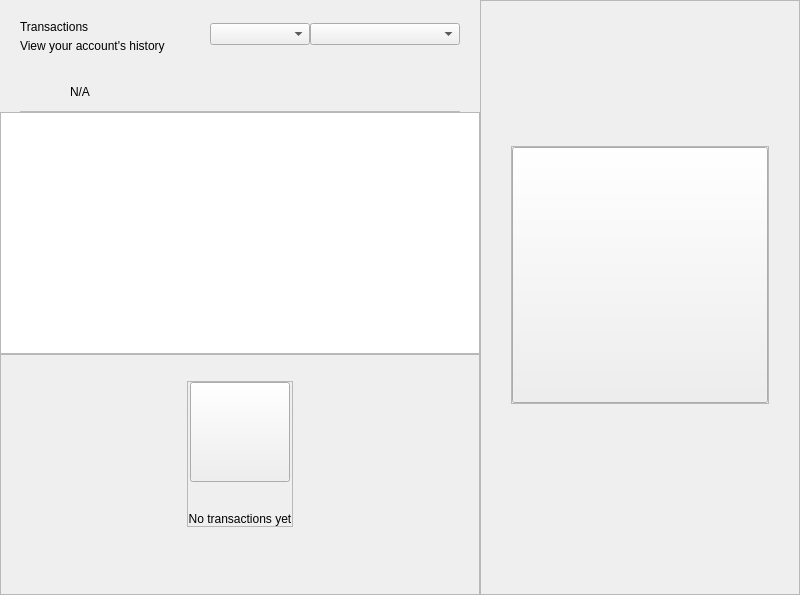
<?xml version="1.0" encoding="UTF-8"?>
<ui version="4.0">
 <class>DashboardWidget</class>
 <widget class="QWidget" name="DashboardWidget">
  <property name="geometry">
   <rect>
    <x>0</x>
    <y>0</y>
    <width>800</width>
    <height>595</height>
   </rect>
  </property>
  <property name="windowTitle">
   <string>Form</string>
  </property>
  <layout class="QHBoxLayout" name="horizontalLayout_2" stretch="3,2">
   <property name="spacing">
    <number>0</number>
   </property>
   <property name="leftMargin">
    <number>0</number>
   </property>
   <property name="topMargin">
    <number>0</number>
   </property>
   <property name="rightMargin">
    <number>0</number>
   </property>
   <property name="bottomMargin">
    <number>0</number>
   </property>
   <item>
    <widget class="QWidget" name="left" native="true">
     <layout class="QVBoxLayout" name="left_2">
      <property name="spacing">
       <number>0</number>
      </property>
      <property name="leftMargin">
       <number>0</number>
      </property>
      <property name="topMargin">
       <number>0</number>
      </property>
      <property name="rightMargin">
       <number>0</number>
      </property>
      <property name="bottomMargin">
       <number>0</number>
      </property>
      <item>
       <layout class="QVBoxLayout" name="verticalLayout22">
        <property name="spacing">
         <number>0</number>
        </property>
        <property name="leftMargin">
         <number>20</number>
        </property>
        <property name="topMargin">
         <number>15</number>
        </property>
        <property name="rightMargin">
         <number>20</number>
        </property>
        <item>
         <widget class="QFrame" name="left_top_container">
          <layout class="QHBoxLayout" name="horizontalLayout">
           <property name="spacing">
            <number>0</number>
           </property>
           <property name="leftMargin">
            <number>0</number>
           </property>
           <property name="topMargin">
            <number>0</number>
           </property>
           <property name="rightMargin">
            <number>0</number>
           </property>
           <property name="bottomMargin">
            <number>0</number>
           </property>
           <item>
            <layout class="QVBoxLayout" name="verticalLayout_5">
             <property name="spacing">
              <number>5</number>
             </property>
             <property name="topMargin">
              <number>5</number>
             </property>
             <item>
              <widget class="QLabel" name="labelTitle">
               <property name="text">
                <string>Transactions</string>
               </property>
              </widget>
             </item>
             <item>
              <widget class="QLabel" name="labelSubtitle">
               <property name="text">
                <string>View your account's history</string>
               </property>
               <property name="alignment">
                <set>Qt::AlignLeading|Qt::AlignLeft|Qt::AlignVCenter</set>
               </property>
              </widget>
             </item>
            </layout>
           </item>
           <item>
            <spacer name="horizontalSpacer">
             <property name="orientation">
              <enum>Qt::Horizontal</enum>
             </property>
             <property name="sizeHint" stdset="0">
              <size>
               <width>40</width>
               <height>20</height>
              </size>
             </property>
            </spacer>
           </item>
           <item>
            <widget class="QComboBox" name="comboBoxSortType">
             <property name="minimumSize">
              <size>
               <width>100</width>
               <height>0</height>
              </size>
             </property>
            </widget>
           </item>
           <item>
            <widget class="QComboBox" name="comboBoxSort">
             <property name="minimumSize">
              <size>
               <width>150</width>
               <height>0</height>
              </size>
             </property>
            </widget>
           </item>
          </layout>
         </widget>
        </item>
       </layout>
      </item>
      <item>
       <spacer name="verticalSpacer">
        <property name="orientation">
         <enum>Qt::Vertical</enum>
        </property>
        <property name="sizeType">
         <enum>QSizePolicy::Fixed</enum>
        </property>
        <property name="sizeHint" stdset="0">
         <size>
          <width>20</width>
          <height>20</height>
         </size>
        </property>
       </spacer>
      </item>
      <item>
       <widget class="QWidget" name="layoutWarning" native="true">
        <layout class="QVBoxLayout" name="verticalLayout_3">
         <property name="spacing">
          <number>0</number>
         </property>
         <property name="leftMargin">
          <number>0</number>
         </property>
         <property name="topMargin">
          <number>0</number>
         </property>
         <property name="rightMargin">
          <number>0</number>
         </property>
         <property name="bottomMargin">
          <number>0</number>
         </property>
         <item>
          <widget class="QWidget" name="containerWarning" native="true">
           <layout class="QVBoxLayout" name="verticalLayout_21">
            <property name="spacing">
             <number>9</number>
            </property>
            <property name="leftMargin">
             <number>20</number>
            </property>
            <property name="topMargin">
             <number>9</number>
            </property>
            <property name="rightMargin">
             <number>20</number>
            </property>
            <property name="bottomMargin">
             <number>0</number>
            </property>
            <item>
             <widget class="QFrame" name="frameWarning">
              <property name="styleSheet">
               <string notr="true">border:none;</string>
              </property>
              <property name="frameShape">
               <enum>QFrame::StyledPanel</enum>
              </property>
              <property name="frameShadow">
               <enum>QFrame::Raised</enum>
              </property>
              <layout class="QHBoxLayout" name="horizontalLayout11" stretch="0,0,2">
               <property name="leftMargin">
                <number>0</number>
               </property>
               <property name="topMargin">
                <number>0</number>
               </property>
               <property name="rightMargin">
                <number>0</number>
               </property>
               <property name="bottomMargin">
                <number>0</number>
               </property>
               <item alignment="Qt::AlignVCenter">
                <widget class="QPushButton" name="imgWarning">
                 <property name="styleSheet">
                  <string notr="true">border:none;</string>
                 </property>
                 <property name="text">
                  <string/>
                 </property>
                 <property name="iconSize">
                  <size>
                   <width>24</width>
                   <height>24</height>
                  </size>
                 </property>
                </widget>
               </item>
               <item>
                <spacer name="horizontalSpacer_3">
                 <property name="orientation">
                  <enum>Qt::Horizontal</enum>
                 </property>
                 <property name="sizeType">
                  <enum>QSizePolicy::Fixed</enum>
                 </property>
                 <property name="sizeHint" stdset="0">
                  <size>
                   <width>12</width>
                   <height>20</height>
                  </size>
                 </property>
                </spacer>
               </item>
               <item alignment="Qt::AlignVCenter">
                <widget class="QLabel" name="lblWarning">
                 <property name="styleSheet">
                  <string notr="true"/>
                 </property>
                 <property name="text">
                  <string notr="true">N/A</string>
                 </property>
                 <property name="alignment">
                  <set>Qt::AlignBottom|Qt::AlignLeading|Qt::AlignLeft</set>
                 </property>
                </widget>
               </item>
              </layout>
             </widget>
            </item>
            <item>
             <widget class="QLabel" name="lblDivisory">
              <property name="minimumSize">
               <size>
                <width>0</width>
                <height>1</height>
               </size>
              </property>
              <property name="maximumSize">
               <size>
                <width>16777215</width>
                <height>1</height>
               </size>
              </property>
              <property name="styleSheet">
               <string notr="true">background-color:#bababa;</string>
              </property>
              <property name="text">
               <string/>
              </property>
              <property name="alignment">
               <set>Qt::AlignBottom|Qt::AlignLeading|Qt::AlignLeft</set>
              </property>
             </widget>
            </item>
           </layout>
          </widget>
         </item>
        </layout>
       </widget>
      </item>
      <item>
       <widget class="QListView" name="listTransactions">
        <property name="mouseTracking">
         <bool>true</bool>
        </property>
        <property name="selectionBehavior">
         <enum>QAbstractItemView::SelectItems</enum>
        </property>
        <property name="verticalScrollMode">
         <enum>QAbstractItemView::ScrollPerItem</enum>
        </property>
       </widget>
      </item>
      <item>
       <widget class="QFrame" name="emptyContainer">
        <property name="minimumSize">
         <size>
          <width>0</width>
          <height>100</height>
         </size>
        </property>
        <property name="frameShape">
         <enum>QFrame::StyledPanel</enum>
        </property>
        <property name="frameShadow">
         <enum>QFrame::Raised</enum>
        </property>
        <layout class="QVBoxLayout" name="verticalLayout_7" stretch="1,8,0">
         <property name="spacing">
          <number>0</number>
         </property>
         <property name="leftMargin">
          <number>0</number>
         </property>
         <property name="topMargin">
          <number>0</number>
         </property>
         <property name="rightMargin">
          <number>0</number>
         </property>
         <property name="bottomMargin">
          <number>20</number>
         </property>
         <item>
          <spacer name="verticalSpacer12">
           <property name="orientation">
            <enum>Qt::Vertical</enum>
           </property>
           <property name="sizeHint" stdset="0">
            <size>
             <width>20</width>
             <height>20</height>
            </size>
           </property>
          </spacer>
         </item>
         <item alignment="Qt::AlignHCenter|Qt::AlignVCenter">
          <widget class="QFrame" name="emptyScreen">
           <property name="sizePolicy">
            <sizepolicy hsizetype="Expanding" vsizetype="Expanding">
             <horstretch>0</horstretch>
             <verstretch>0</verstretch>
            </sizepolicy>
           </property>
           <property name="frameShape">
            <enum>QFrame::StyledPanel</enum>
           </property>
           <property name="frameShadow">
            <enum>QFrame::Raised</enum>
           </property>
           <layout class="QVBoxLayout" name="verticalLayout12">
            <property name="spacing">
             <number>30</number>
            </property>
            <property name="leftMargin">
             <number>0</number>
            </property>
            <property name="topMargin">
             <number>0</number>
            </property>
            <property name="rightMargin">
             <number>0</number>
            </property>
            <property name="bottomMargin">
             <number>0</number>
            </property>
            <item alignment="Qt::AlignHCenter|Qt::AlignVCenter">
             <widget class="QPushButton" name="pushImgEmpty">
              <property name="minimumSize">
               <size>
                <width>100</width>
                <height>100</height>
               </size>
              </property>
              <property name="maximumSize">
               <size>
                <width>100</width>
                <height>100</height>
               </size>
              </property>
              <property name="focusPolicy">
               <enum>Qt::NoFocus</enum>
              </property>
              <property name="text">
               <string/>
              </property>
              <property name="iconSize">
               <size>
                <width>100</width>
                <height>100</height>
               </size>
              </property>
             </widget>
            </item>
            <item alignment="Qt::AlignHCenter|Qt::AlignVCenter">
             <widget class="QLabel" name="labelEmpty">
              <property name="styleSheet">
               <string notr="true"/>
              </property>
              <property name="text">
               <string>No transactions yet</string>
              </property>
              <property name="alignment">
               <set>Qt::AlignCenter</set>
              </property>
             </widget>
            </item>
           </layout>
          </widget>
         </item>
         <item>
          <spacer name="verticalSpacer_21">
           <property name="orientation">
            <enum>Qt::Vertical</enum>
           </property>
           <property name="sizeHint" stdset="0">
            <size>
             <width>20</width>
             <height>40</height>
            </size>
           </property>
          </spacer>
         </item>
        </layout>
       </widget>
      </item>
     </layout>
    </widget>
   </item>
   <item>
    <widget class="QWidget" name="right" native="true">
     <property name="minimumSize">
      <size>
       <width>200</width>
       <height>0</height>
      </size>
     </property>
     <layout class="QVBoxLayout" name="verticalLayout_31">
      <property name="spacing">
       <number>0</number>
      </property>
      <property name="leftMargin">
       <number>0</number>
      </property>
      <property name="topMargin">
       <number>0</number>
      </property>
      <property name="rightMargin">
       <number>0</number>
      </property>
      <property name="bottomMargin">
       <number>0</number>
      </property>
      <item>
       <layout class="QVBoxLayout" name="verticalLayout_2" stretch="0,0,0,0,0">
        <property name="spacing">
         <number>0</number>
        </property>
        <item>
         <layout class="QHBoxLayout" name="horizontalLayout_3">
          <property name="spacing">
           <number>0</number>
          </property>
          <item>
           <layout class="QVBoxLayout" name="verticalLayout_6">
            <property name="spacing">
             <number>5</number>
            </property>
           </layout>
          </item>
         </layout>
        </item>
        <item>
         <layout class="QHBoxLayout" name="horizontalLayout_5">
          <property name="spacing">
           <number>0</number>
          </property>
         </layout>
        </item>
        <item>
         <widget class="QWidget" name="layoutChart" native="true">
          <layout class="QVBoxLayout" name="verticalLayout_8" stretch="0">
           <property name="spacing">
            <number>16</number>
           </property>
           <property name="leftMargin">
            <number>0</number>
           </property>
           <property name="topMargin">
            <number>0</number>
           </property>
           <property name="rightMargin">
            <number>0</number>
           </property>
           <property name="bottomMargin">
            <number>0</number>
           </property>
           <item alignment="Qt::AlignVCenter">
            <widget class="QWidget" name="containerSort" native="true">
             <layout class="QHBoxLayout" name="horizontalLayout_61">
              <property name="spacing">
               <number>28</number>
              </property>
              <property name="leftMargin">
               <number>0</number>
              </property>
              <property name="topMargin">
               <number>0</number>
              </property>
              <property name="rightMargin">
               <number>0</number>
              </property>
              <property name="bottomMargin">
               <number>0</number>
              </property>
             </layout>
            </widget>
           </item>
          </layout>
         </widget>
        </item>
        <item>
         <widget class="QFrame" name="emptyContainerChart">
          <property name="minimumSize">
           <size>
            <width>0</width>
            <height>100</height>
           </size>
          </property>
          <property name="frameShape">
           <enum>QFrame::StyledPanel</enum>
          </property>
          <property name="frameShadow">
           <enum>QFrame::Raised</enum>
          </property>
          <layout class="QVBoxLayout" name="verticalLayout_71" stretch="0,8,0">
           <property name="spacing">
            <number>0</number>
           </property>
           <property name="leftMargin">
            <number>0</number>
           </property>
           <property name="topMargin">
            <number>0</number>
           </property>
           <property name="rightMargin">
            <number>0</number>
           </property>
           <property name="bottomMargin">
            <number>25</number>
           </property>
           <item>
            <spacer name="verticalSpacer11">
             <property name="orientation">
              <enum>Qt::Vertical</enum>
             </property>
             <property name="sizeHint" stdset="0">
              <size>
               <width>20</width>
               <height>20</height>
              </size>
             </property>
            </spacer>
           </item>
           <item alignment="Qt::AlignHCenter|Qt::AlignVCenter">
            <widget class="QFrame" name="emptyScreen1">
             <property name="sizePolicy">
              <sizepolicy hsizetype="Expanding" vsizetype="Expanding">
               <horstretch>0</horstretch>
               <verstretch>0</verstretch>
              </sizepolicy>
             </property>
             <property name="minimumSize">
              <size>
               <width>256</width>
               <height>256</height>
              </size>
             </property>
             <property name="sizeIncrement">
              <size>
               <width>256</width>
               <height>256</height>
              </size>
             </property>
             <property name="baseSize">
              <size>
               <width>256</width>
               <height>256</height>
              </size>
             </property>
             <property name="frameShape">
              <enum>QFrame::StyledPanel</enum>
             </property>
             <property name="frameShadow">
              <enum>QFrame::Raised</enum>
             </property>
             <layout class="QVBoxLayout" name="verticalLayout">
              <property name="spacing">
               <number>30</number>
              </property>
              <property name="leftMargin">
               <number>0</number>
              </property>
              <property name="topMargin">
               <number>0</number>
              </property>
              <property name="rightMargin">
               <number>0</number>
              </property>
              <property name="bottomMargin">
               <number>0</number>
              </property>
              <item>
               <widget class="QPushButton" name="pushImgEmptyChart">
                <property name="enabled">
                 <bool>true</bool>
                </property>
                <property name="sizePolicy">
                 <sizepolicy hsizetype="Fixed" vsizetype="Fixed">
                  <horstretch>25</horstretch>
                  <verstretch>25</verstretch>
                 </sizepolicy>
                </property>
                <property name="minimumSize">
                 <size>
                  <width>256</width>
                  <height>256</height>
                 </size>
                </property>
                <property name="maximumSize">
                 <size>
                  <width>256</width>
                  <height>256</height>
                 </size>
                </property>
                <property name="sizeIncrement">
                 <size>
                  <width>256</width>
                  <height>256</height>
                 </size>
                </property>
                <property name="baseSize">
                 <size>
                  <width>256</width>
                  <height>256</height>
                 </size>
                </property>
                <property name="focusPolicy">
                 <enum>Qt::NoFocus</enum>
                </property>
                <property name="text">
                 <string/>
                </property>
                <property name="iconSize">
                 <size>
                  <width>256</width>
                  <height>256</height>
                 </size>
                </property>
               </widget>
              </item>
             </layout>
            </widget>
           </item>
           <item>
            <spacer name="verticalSpacer_2">
             <property name="orientation">
              <enum>Qt::Vertical</enum>
             </property>
             <property name="sizeHint" stdset="0">
              <size>
               <width>20</width>
               <height>40</height>
              </size>
             </property>
            </spacer>
           </item>
          </layout>
         </widget>
        </item>
        <item>
         <widget class="QWidget" name="layoutShadow" native="true">
          <layout class="QVBoxLayout" name="verticalLayout_9">
           <property name="spacing">
            <number>0</number>
           </property>
           <property name="leftMargin">
            <number>0</number>
           </property>
           <property name="topMargin">
            <number>0</number>
           </property>
           <property name="rightMargin">
            <number>0</number>
           </property>
           <property name="bottomMargin">
            <number>0</number>
           </property>
          </layout>
         </widget>
        </item>
       </layout>
      </item>
     </layout>
    </widget>
   </item>
  </layout>
 </widget>
 <resources/>
 <connections/>
</ui>
